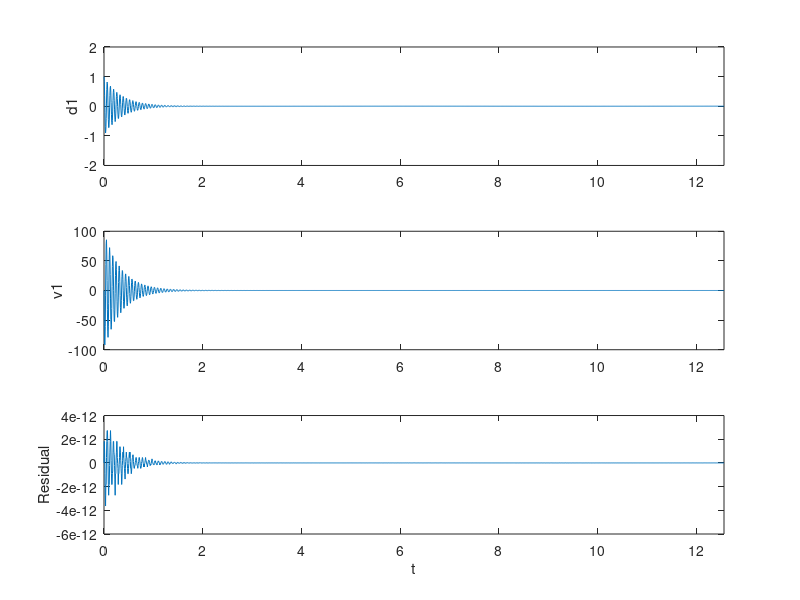
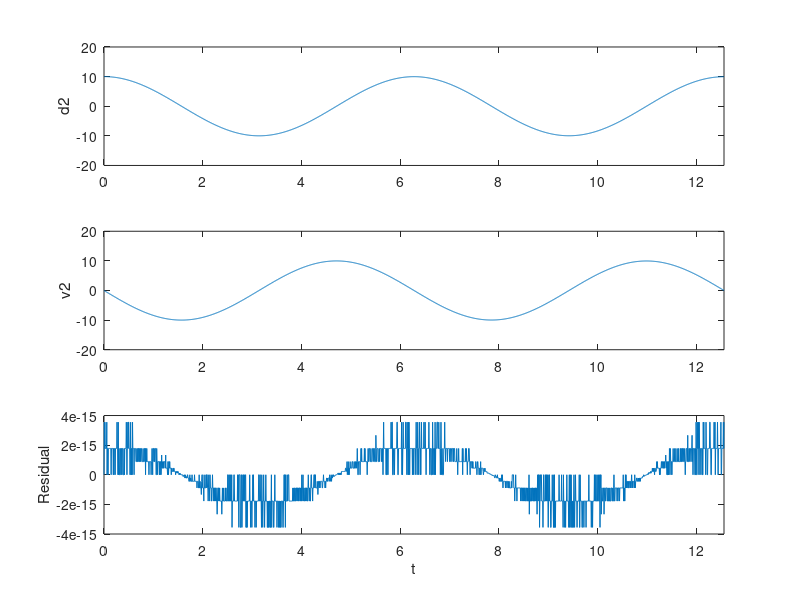

The MATLAB script that drew these images, in order:
% Ingrid Lan - Feb. 2020
% Hughes Section 9.3 Exercise 16
% Linear IVP: Md'' + Kd = 0, where d = [d1; d2]
clear all; clc; clf; close all;

% System parameters
m1    = 1.0;
m2    = 1.0;
k1    = 1.0E4;
k2    = 1.0;

M = [m1, 0; 0, m2];
K = [k1 + k2, -k2; -k2, k2];

% Determine eigenvalues & eigenvectors
% Substituting d = A*sin(wt) into the system yields 
% -M A w^2 sin(wt) + K A sin(wt) = 0
% K A = w^2 M A
[evec, eval] = eig(K, M);
w = sqrt(diag(eval));

% Time stepping
% oscillation period T1 = 2 * pi / w1
T  = 2*pi / w(1);
dt = T / 1000;
NN = 2;
t = 0 : dt : NN * T; % run for NN periods

d = zeros(2, length(t));        % Displacement
v = zeros(2, length(t));        % Velocity
a = zeros(2, length(t));        % Acceleration
r = zeros(2, length(t));        % Residual (for debugging)

% Initial conditions
d(:, 1) = [1; 10];
v(:, 1) = [0;  0];
a(:, 1) = M \ (-K * d(:, 1));

% (a): damped_Newmark
% (b): gen-alpha-2nd_order_IVP
% (c): gen-alpha-1st_order_IVP
method = 'a';

switch method
    
    % ================= Damped Newmark-beta ================= %
    case 'a'
        
        method_name = 'damped_Newmark';

        gamma = 0.6;
        beta  = 0.3025;
        
        for i = 2 : length(t)
            
            % Predictors
            d_predictor = d(:, i - 1) + dt * v(:, i - 1) + ...
                          dt^2 / 2 * (1 - 2 * beta) * a(:, i - 1);
            v_predictor = v(:, i - 1) + (1 - gamma) * dt * a(:, i - 1);
            
            % Recursion relation for a_(n+1)
            a(:, i) = (M + beta * dt^2 * K) \ -K * d_predictor;
            
            d(:, i) = d_predictor + beta * dt^2 * a(:, i);
            v(:, i) = v_predictor + gamma * dt * a(:, i);
            
            % Compute residual
            r(:, i) = M * a(:, i) + K * d(:, i);
            
        end
                
    % ================= Gen-alpha for 2nd-order IVP ================= %
    case 'b'
        
        method_name = 'gen-alpha-2nd_order_IVP';
        
        % Reference: Chung & Hulbert (1993). A time integration algorithm
        % for structural dynamics with improved numerical dissipation: The
        % generalized-alpha method.
        
        rho_inf = 0.5;
        
        alpha_m = (2.0 - rho_inf) / (1 + rho_inf);
        alpha_f = 1 / (1 + rho_inf);
        gamma   = 0.5 + alpha_m - alpha_f;
        beta    = (1 + alpha_m - alpha_f)^2 / 4; 
        
        for i = 2 : length(t)
            d_n = d(:, i - 1);
            v_n = v(:, i - 1);
            a_n = a(:, i - 1);
            
            % Solve K_eff * a_(n+1) = F_eff
            K_eff = alpha_m * M + alpha_f * beta * dt^2 * K;
            F_eff = -(1 - alpha_m) * M * a_n - ...
                    K * ( d_n + alpha_f * dt * v_n + ...
                    alpha_f * dt^2 / 2 * (1 - 2 * beta) * a_n );
                
            a(:, i) = K_eff \ F_eff;
            v(:, i) = v_n + dt * ( (1 - gamma) * a_n + gamma * a(:, i) );
            d(:, i) = d_n + dt * v_n + dt^2 / 2 * ...
                      ( (1 - 2 * beta) * a_n + 2 * beta * a(:, i) );
            
            % Compute residual
            r(:, i) = M * a(:, i) + K * d(:, i);
            
        end
        
        
        
    % ================= Gen-alpha for 1st-order IVP ================= %
    case 'c'
        
        method_name = 'gen-alpha-1st_order_IVP';
        
        % Reference: Kadapa et al. (2017). On the advantages of using the
        % first-order generalized-alpha scheme for structural dynamic problems.
        
        rho_inf = 0.5;
        
        alpha_m = 0.5 * (3 - rho_inf) / (1 + rho_inf);
        alpha_f = 1 / (1 + rho_inf);
        gamma   = 0.5 + alpha_m - alpha_f;
        
        dot_d = zeros(2, length(t));    % Time derivative of displacement
        dot_v = zeros(2, length(t));    % Time derivative of velocity
        
        % Initial conditions
        dot_d(:, 1) = [0; 0];
        dot_v(:, 1) = M \ (-K * d(:, 1));
        
        for i = 2 : length(t)
            
            d_n = d(:, i - 1);
            v_n = v(:, i - 1);
            dot_d_n = dot_d(:, i - 1);
            dot_v_n = dot_v(:, i - 1);
            
            % Solve K_eff * d_(n+1) = F_eff
            K_eff = alpha_m^2 / (alpha_f * gamma^2 * dt^2) * M + alpha_f * K;
            F_eff = -(1 - alpha_m) * M * dot_v_n - (1 - alpha_f) * K * d_n + ...
                    alpha_m * M * ( alpha_m / (alpha_f * gamma^2 * dt^2) * d_n + ...
                    1 / (alpha_f * gamma * dt) * v_n - (gamma - 1) / gamma * dot_v_n - ...
                    (gamma - alpha_m) / (alpha_f * gamma^2 * dt) * dot_d_n );
            
            d(:, i) = K_eff \ F_eff;
            dot_d(:, i) = 1 / (gamma * dt) * ( d(:, i) - d_n ) + ...
                          (gamma - 1) / gamma * dot_d_n;
            v(:, i) = alpha_m / (alpha_f * gamma * dt) * ( d(:, i) - d_n ) + ...
                      (gamma - alpha_m) / (gamma * alpha_f) * dot_d_n + ...
                      (alpha_f - 1) / alpha_f * v_n;
            dot_v(:, i) = alpha_m / (alpha_f * gamma^2 * dt^2) * ( d(:, i) - d_n ) - ...
                          1 / (alpha_f * gamma * dt) * v_n + ...
                          (gamma - 1) / gamma * dot_v_n + ...
                          (gamma - alpha_m) / (alpha_f * gamma^2 * dt) * dot_d_n;
            
            % Compute residual
            r(:, i) = M * dot_v(:, i) + K * d(:, i);
            
        end
        

end


figure;
subplot(3, 1, 1); plot(0 : dt : dt*(length(t) - 1), d(1, :)); 
ylabel('d1'); xlim([0, NN*T]); ylim([-2, 2])
subplot(3, 1, 2); plot(0 : dt : dt*(length(t) - 1), v(1, :)); 
ylabel('v1'); xlim([0, NN*T]); % ylim([-80, 80]);
subplot(3, 1, 3); plot(0 : dt : dt*(length(t) - 1), r(1, :));
ylabel('Residual'); xlim([0, NN*T]); xlabel('t');
%saveas(gcf, [method_name, '_1.png']);

figure;
subplot(3, 1, 1); plot(0 : dt : dt*(length(t) - 1), d(2, :));
ylabel('d2'); xlim([0, NN*T]); ylim([-20, 20]);
subplot(3, 1, 2); plot(0 : dt : dt*(length(t) - 1), v(2, :));
ylabel('v2'); xlim([0, NN*T]); ylim([-20, 20]);
subplot(3, 1, 3); plot(0 : dt : dt*(length(t) - 1), r(2, :)); 
ylabel('Residual'); xlim([0, NN*T]); xlabel('t');

%saveas(gcf, [method_name, '_2.png']);
